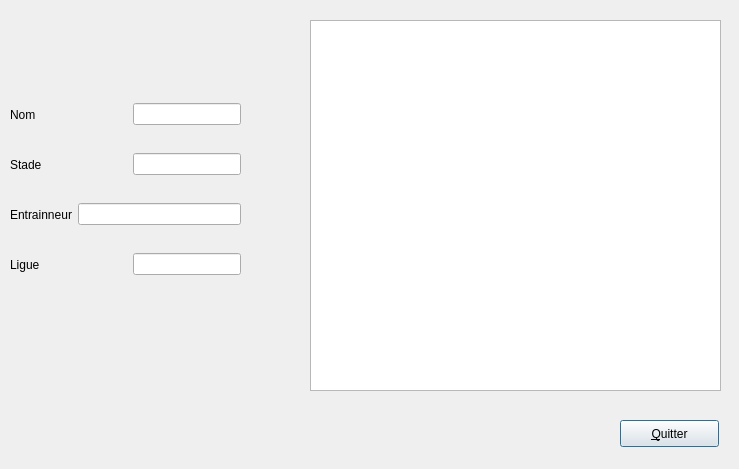
<?xml version="1.0" encoding="UTF-8"?>
<ui version="4.0">
 <class>affEquipe</class>
 <widget class="QDialog" name="affEquipe">
  <property name="geometry">
   <rect>
    <x>0</x>
    <y>0</y>
    <width>739</width>
    <height>469</height>
   </rect>
  </property>
  <property name="windowTitle">
   <string>Dialog</string>
  </property>
  <widget class="QTableView" name="tableView">
   <property name="geometry">
    <rect>
     <x>310</x>
     <y>20</y>
     <width>411</width>
     <height>371</height>
    </rect>
   </property>
  </widget>
  <widget class="QWidget" name="layoutWidget">
   <property name="geometry">
    <rect>
     <x>10</x>
     <y>150</y>
     <width>231</width>
     <height>29</height>
    </rect>
   </property>
   <layout class="QHBoxLayout" name="horizontalLayout">
    <item>
     <widget class="QLabel" name="label">
      <property name="text">
       <string>Stade</string>
      </property>
     </widget>
    </item>
    <item>
     <spacer name="horizontalSpacer_2">
      <property name="orientation">
       <enum>Qt::Horizontal</enum>
      </property>
      <property name="sizeHint" stdset="0">
       <size>
        <width>40</width>
        <height>20</height>
       </size>
      </property>
     </spacer>
    </item>
    <item>
     <widget class="QLineEdit" name="lineEdit"/>
    </item>
   </layout>
  </widget>
  <widget class="QWidget" name="layoutWidget_2">
   <property name="geometry">
    <rect>
     <x>10</x>
     <y>200</y>
     <width>231</width>
     <height>29</height>
    </rect>
   </property>
   <layout class="QHBoxLayout" name="horizontalLayout_3">
    <item>
     <widget class="QLabel" name="label_3">
      <property name="text">
       <string>Entrainneur</string>
      </property>
     </widget>
    </item>
    <item>
     <widget class="QLineEdit" name="lineEdit_3"/>
    </item>
   </layout>
  </widget>
  <widget class="QWidget" name="layoutWidget_3">
   <property name="geometry">
    <rect>
     <x>10</x>
     <y>250</y>
     <width>231</width>
     <height>29</height>
    </rect>
   </property>
   <layout class="QHBoxLayout" name="horizontalLayout_4">
    <item>
     <widget class="QLabel" name="label_4">
      <property name="text">
       <string>Ligue</string>
      </property>
     </widget>
    </item>
    <item>
     <spacer name="horizontalSpacer_3">
      <property name="orientation">
       <enum>Qt::Horizontal</enum>
      </property>
      <property name="sizeHint" stdset="0">
       <size>
        <width>40</width>
        <height>20</height>
       </size>
      </property>
     </spacer>
    </item>
    <item>
     <widget class="QLineEdit" name="lineEdit_4"/>
    </item>
   </layout>
  </widget>
  <widget class="QWidget" name="layoutWidget_4">
   <property name="geometry">
    <rect>
     <x>10</x>
     <y>100</y>
     <width>231</width>
     <height>29</height>
    </rect>
   </property>
   <layout class="QHBoxLayout" name="horizontalLayout_2">
    <item>
     <widget class="QLabel" name="label_2">
      <property name="text">
       <string>Nom</string>
      </property>
     </widget>
    </item>
    <item>
     <spacer name="horizontalSpacer">
      <property name="orientation">
       <enum>Qt::Horizontal</enum>
      </property>
      <property name="sizeHint" stdset="0">
       <size>
        <width>40</width>
        <height>20</height>
       </size>
      </property>
     </spacer>
    </item>
    <item>
     <widget class="QLineEdit" name="lineEdit_2"/>
    </item>
   </layout>
  </widget>
  <widget class="QPushButton" name="pushButton">
   <property name="geometry">
    <rect>
     <x>620</x>
     <y>420</y>
     <width>99</width>
     <height>27</height>
    </rect>
   </property>
   <property name="text">
    <string>&amp;Quitter</string>
   </property>
  </widget>
 </widget>
 <resources/>
 <connections/>
</ui>
